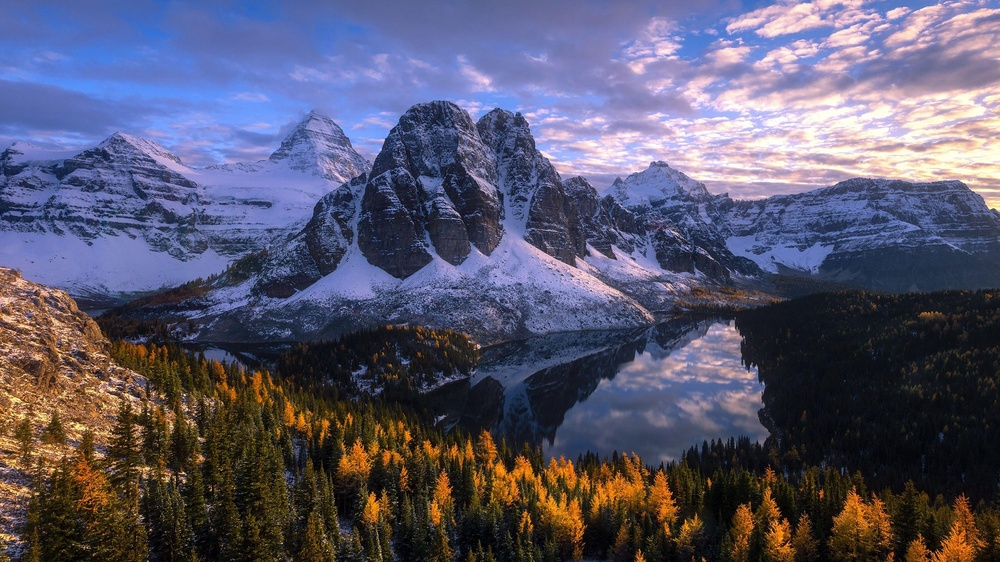
#> input picture assets/imagen, prueba.jpg, 1000 x 562 px, shrunk from 3840 x 2160 before the run
$ python main.py
#> lines starting #> are read from the running program, lines starting #| are printed output that depends on the picture
"""
    En este modulo se incluyen las funciones principales
    del proyecto de reconocimiento de colores
"""


import cv2
import numpy as np
import matplotlib.pyplot as plt
from sklearn.cluster import KMeans


PATH = './assets/imagen, prueba.jpg'  # dirección de imagen

# capturamos el frame o la imagen que queremos
try:
    # (path, mode)
    img = cv2.imread(PATH)  # Leer imagen en BGR(defecto)
#> img is the input picture: shape (562, 1000, 3); mean B, G, R 109.3, 87.1, 89
    # transformar a RGB
    img = cv2.cvtColor(img, cv2.COLOR_BGR2RGB)

except Exception as e:
    print(e)

# mostrar imagen
#plt.imshow(img)  # mostrar img
#plt.axis('off')  # quitar ejes
#plt.show()

# encapsulamos la imagen en una lista de pixeles

pixels = img.reshape((-1, 3))  # reshape trnasforma un aimagen a una lista de pixeles
                               # -1 calcula automaticamente el numero de filas
                               # 3 inidica que cada fila tiene 3 elementos, son los 3 canales R G B

# se aplica machine learning para encontrar los 8 colores principales
kmeans = KMeans(n_clusters=8, n_init=10)
kmeans.fit(pixels)

# Extracción de los colores principales
colors = kmeans.cluster_centers_.astype(int)

paleta = np.zeros((50, 300, 3), dtype='uint8')
step = 300 // len(colors)
for i, color in enumerate(colors):
    paleta[:, i*step:(i+1)*step] = color

plt.imshow(paleta)
plt.axis('off')
plt.show()
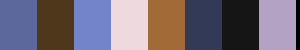
#> shown: shape (50, 300, 3); mean R, G, B 115.6, 105.5, 119.4
print('success')
